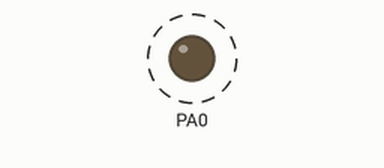
This program was run on a simulated ATmega32, built with avr-gcc and emulated at 8 MHz. On the bench: output pins drawn as LEDs (lit = HIGH). Dashed ring = blinking.

Above: at 0.5 s.
Timing chart, 0 to 4.6 s (numbered marks = the images above):
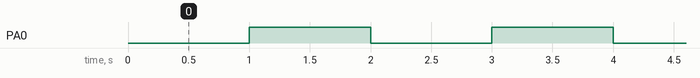

Measured:
- by itself, PA0: alternates HIGH for 1.0 s and LOW for 1.0 s

The program:

main.c
```c
#include "../LIB/STD_TYPES.h"
#include "../LIB/BIT_MATH.h"
#include <avr/io.h>
#include <avr/interrupt.h>
#include "util/delay.h"
#include "../MCAL/DIO_Interface.h"
#include "../MCAL/GIE_Interface.h"
#include "../MCAL/Timer0_Interface.h"

void tog(void);

int main(void) {
    DIO_voidSetPinDirection(DIO_PORTA, DIO_PIN0, DIO_OUTPUT);
    TIMER2_voidTimer2OVFInit(1);
    TIMER2_voidTimer2OVFSetCallBack(tog);
    GIE_voidEnable();
    while (1);
    return 0;
}

void tog(void) {
	DIO_voidTogglePinValue(DIO_PORTA, DIO_PIN0);
}
```

BIT_MATH.h
```c
/* File Guard */
#ifndef BIT_MATH_H
#define BIT_MATH_H

#define SET_BIT(VAR,BITNO)            VAR = VAR | (1<<BITNO)
#define CLR_BIT(VAR,BITNO)            VAR = VAR & (~(1<<BITNO))
#define GET_BIT(VAR,BITNO)            ((VAR>>BITNO)&1)
#define TOG_BIT(VAR,BITNO)            VAR = VAR ^ (1<<BITNO)


#endif
```

STD_TYPES.h
```c
/* File Guard */
#ifndef STD_TYPES_H
#define STD_TYPES_H

typedef signed char            s8;
typedef unsigned char          u8;

typedef signed short int       s16;
typedef unsigned short int     u16;

typedef signed long int        s32;
typedef unsigned long int      u32;

typedef signed long long int   s64;
typedef unsigned long long int u64;

typedef float                  f32;
typedef double                 f64;
typedef long double            f128;

#endif
```

DIO_Interface.h
```c
#ifndef DIO_INTERFACE_H
#define DIO_INTERFACE_H

/*Macros for Direction*/
#define  DIO_OUTPUT   		1
#define  DIO_INPUT    		0

/*Macros for Values*/
#define 	 DIO_HIGH      	1
#define 	 DIO_LOW       	0

/*Macros for Port number*/
#define 	 DIO_PORTA	  	0
#define 	 DIO_PORTB	  	1
#define 	 DIO_PORTC	  	2
#define 	 DIO_PORTD	  	3

/*Macros for Port number*/
#define 	 DIO_PIN0	  0
#define 	 DIO_PIN1	  1
#define 	 DIO_PIN2	  2
#define 	 DIO_PIN3	  3
#define 	 DIO_PIN4	  4
#define 	 DIO_PIN5	  5
#define 	 DIO_PIN6	  6
#define 	 DIO_PIN7	  7


void DIO_voidSetPinDirection(u8 copy_u8port, u8 copy_u8pin, u8 copy_u8Direction);

void DIO_voidSetPinValue(u8 copy_u8port, u8 copy_u8pin, u8 copy_u8Value);

u8 DIO_u8GetPinValue(u8 copy_u8port, u8 copy_u8pin);

void DIO_voidSetPortDirection(u8 copy_u8port, u8 copy_u8Direction);

void DIO_voidSetPortValue(u8 copy_u8port, u8 copy_u8Value);

void DIO_voidTogglePinValue(u8 copy_u8port,u8 copy_u8Pin);


#endif
```

DIO_Program.c
```c
#include"../LIB/BIT_MATH.h"
#include"../LIB/STD_TYPES.h"
#include<avr/io.h>
#include"DIO_Interface.h"


void DIO_voidSetPinDirection(u8 copy_u8port, u8 copy_u8pin, u8 copy_u8Direction)
{
	if(copy_u8Direction == 1)
	{
		switch(copy_u8port)
		{
			case 0 : SET_BIT(DDRA,copy_u8pin); break;
			case 1 : SET_BIT(DDRB,copy_u8pin); break;
			case 2 : SET_BIT(DDRC,copy_u8pin); break;
			case 3 : SET_BIT(DDRD,copy_u8pin); break;
		}

	}
	else if(copy_u8Direction == 0)
	{
		switch(copy_u8port)
		{
			case 0 : CLR_BIT(DDRA,copy_u8pin); break;
			case 1 : CLR_BIT(DDRB,copy_u8pin); break;
			case 2 : CLR_BIT(DDRC,copy_u8pin); break;
			case 3 : CLR_BIT(DDRD,copy_u8pin); break;
		}
	}
}

void DIO_voidSetPinValue(u8 copy_u8port, u8 copy_u8pin, u8 copy_u8Value)
{
	if(copy_u8Value == 1)
	{
		switch(copy_u8port)
		{
			case 0 : SET_BIT(PORTA,copy_u8pin); break;
			case 1 : SET_BIT(PORTB,copy_u8pin); break;
			case 2 : SET_BIT(PORTC,copy_u8pin); break;
			case 3 : SET_BIT(PORTD,copy_u8pin); break;
		}

	}
	else if(copy_u8Value == 0)
	{
		switch(copy_u8port)
		{
			case 0 : CLR_BIT(PORTA,copy_u8pin); break;
			case 1 : CLR_BIT(PORTB,copy_u8pin); break;
			case 2 : CLR_BIT(PORTC,copy_u8pin); break;
			case 3 : CLR_BIT(PORTD,copy_u8pin); break;
		}
	}


}

u8 DIO_u8GetPinValue(u8 copy_u8port, u8 copy_u8pin)
{
	switch(copy_u8port)
	{
		case 0 : return GET_BIT(PINA,copy_u8pin); break;
		case 1 : return GET_BIT(PINB,copy_u8pin); break;
		case 2 : return GET_BIT(PINC,copy_u8pin); break;
		case 3 : return GET_BIT(PIND,copy_u8pin); break;
	}

}

void DIO_voidSetPortDirection(u8 copy_u8port, u8 copy_u8Direction)
{
	switch(copy_u8port)
	{
		case 0 : DDRA = copy_u8Direction; break;
		case 1 : DDRB = copy_u8Direction; break;
		case 2 : DDRC = copy_u8Direction; break;
		case 3 : DDRD = copy_u8Direction; break;
	}

}

void DIO_voidSetPortValue(u8 copy_u8port, u8 copy_u8Value)
{
	switch(copy_u8port)
	{
		case 0 : PORTA = copy_u8Value; break;
		case 1 : PORTB = copy_u8Value; break;
		case 2 : PORTC = copy_u8Value; break;
		case 3 : PORTD = copy_u8Value; break;
	}
}

void DIO_voidTogglePinValue(u8 copy_u8port,u8 copy_u8Pin)
{

	switch(copy_u8port)
	{
		case 0 :  TOG_BIT(PORTA,copy_u8Pin); break;
		case 1 :  TOG_BIT(PORTB,copy_u8Pin); break;
		case 2 :  TOG_BIT(PORTC,copy_u8Pin); break;
		case 3 :  TOG_BIT(PORTD,copy_u8Pin); break;
	}
}
```

GIE_Interface.h
```c
#ifndef GIE_INTERFACE_H
#define GIE_INTERFACE_H


void GIE_voidEnable(void);

void GIE_voidDisable(void);
#endif
```

GIE_Program.c
```c
#include "../LIB/STD_TYPES.h"
#include "../LIB/BIT_MATH.h"
#include <avr/io.h>
#include "DIO_Interface.h"

void GIE_voidEnable(void)
{
	SET_BIT(SREG, DIO_PIN7);
}

void GIE_voidDisable(void)
{
	CLR_BIT(SREG, DIO_PIN7);
}
```

Timer0_Interface.h
```c
#ifndef		TIMER0_H_
#define 	TIMER0_H_


void TIMER0_voidTimer0OVFInit(f32 COPY_f32TimeInSec);
void TIMER0_voidTimer0CTCInit(f32 COPY_f32TimeInSec);

void TIMER0_voidTimer0OVFSetCallBack (void (*Copy_PFvoidTimer0OVF) (void));
void TIMER0_voidTimer0CTCSetCallBack (void (*Copy_PFvoidTimer0CTC) (void));

void TIMER2_voidTimer2OVFInit(f32 COPY_f32TimeInSec);
void TIMER2_voidTimer2CTCInit(f32 COPY_f32TimeInSec);

void TIMER2_voidTimer2OVFSetCallBack (void (*Copy_PFvoidTimer2OVF) (void));
void TIMER2_voidTimer2CTCSetCallBack (void (*Copy_PFvoidTimer2CTC) (void));

#endif
```

Timer0_Program.c
```c
#include"../LIB/BIT_MATH.h"
#include"../LIB/STD_TYPES.h"
#include <avr/io.h>
#include <avr/interrupt.h>
#include <math.h>
#include "DIO_Interface.h"
#include "Timer0_Interface.h"

static void (*TIMER_PFTimer0OVF) (void) ;
static void (*TIMER_PFTimer0CTC) (void) ;
static void (*TIMER_PFTimer2OVF) (void) ;
static void (*TIMER_PFTimer2CTC) (void) ;
u16 COPY_u16LapsT0;
u8 COPY_u8IntialTicksT0;
u16 COPY_u16LapsT2;
u8 COPY_u8IntialTicksT2;

void TIMER0_voidTimer0OVFInit(f32 COPY_f32TimeInSec)
{
	/* Choose Normal mode */
	CLR_BIT(TCCR0 , WGM00);
	CLR_BIT(TCCR0 , WGM01);

	/* Enable Timer/Counter0 Overflow */
	SET_BIT(TIMSK , TOIE0);

	/* Determine no. of LAPS */
	f32 COPY_u16LapsT0WithDec = COPY_f32TimeInSec * 1000000 / 256;
	COPY_u16LapsT0 = ceil(COPY_u16LapsT0WithDec);

	/* Initial Preload value with Desired Time */
	u16 COPY_u16INTPART = (int)COPY_u16LapsT0WithDec;

	COPY_u8IntialTicksT0 = (256 - (u8)(COPY_u16LapsT0WithDec - COPY_u16INTPART) * 256);
	TCNT0 = COPY_u8IntialTicksT0;

	/* Select clock " CLK \ 8" ==> Prescaler */
	CLR_BIT(TCCR0 , CS00);
	SET_BIT(TCCR0 , CS01);
	CLR_BIT(TCCR0 , CS02);

}

void TIMER0_voidTimer0CTCInit(f32 COPY_f32TimeInSec)
{
	/* Choose CTC mode */
	CLR_BIT(TCCR0 , WGM00);
	SET_BIT(TCCR0 , WGM01);

	/* Enable Timer/Counter0 CTC AND OVF */
	SET_BIT(TIMSK , OCIE0);

	/* Determine no. of LAPS */
	COPY_u16LapsT0 = COPY_f32TimeInSec * 10000;

	/* Initial Preload value with Desired Time */
	OCR0 = 99;

	/*Select clock " CLK \ 8" ==> Prescaler */
	CLR_BIT(TCCR0 , CS00);
	SET_BIT(TCCR0 , CS01);
	CLR_BIT(TCCR0 , CS02);

}

void TIMER0_voidTimer0OVFSetCallBack (void (*Copy_PFvoidTimer0OVF)(void))
{
	TIMER_PFTimer0OVF = Copy_PFvoidTimer0OVF ;
}

void TIMER0_voidTimer0CTCSetCallBack (void (*Copy_PFvoidTimer0CTC) (void))
{
	TIMER_PFTimer0CTC = Copy_PFvoidTimer0CTC ;
}

ISR (TIMER0_OVF_vect)
{
	static u16 Local_u8OVFCounter = 0 ;
	Local_u8OVFCounter ++ ;
	if (Local_u8OVFCounter == COPY_u16LapsT0)
	{
		/* Clear Local_u8OVFCounter */
		Local_u8OVFCounter = 0 ;
		/* Initial Preload value */
		TCNT0 = COPY_u8IntialTicksT0 ;
		/*Action*/
		TIMER_PFTimer0OVF() ;
	}
}

ISR(TIMER0_COMP_vect)
{
	static u16 Local_u8OVCTCCounter = 0 ;
	Local_u8OVCTCCounter ++ ;
	if (Local_u8OVCTCCounter == COPY_u16LapsT0)
	{
		/*Action*/
		TIMER_PFTimer0CTC() ;

		/* Clear Local_u8OVFCounter */
		Local_u8OVCTCCounter = 0 ;
	}
}

/*******************************************************/
void TIMER2_voidTimer2OVFInit(f32 COPY_f32TimeInSec)
{
	/* Choose Normal mode */
	CLR_BIT(TCCR2 , WGM20);
	CLR_BIT(TCCR2 , WGM21);

	/* Enable Timer/Counter2 Overflow */
	SET_BIT(TIMSK , TOIE2);

	/* Determine no. of LAPS */
	f32 COPY_u16LapsT2WithDec = COPY_f32TimeInSec * 1000000 / 256;
	COPY_u16LapsT2 = ceil(COPY_u16LapsT2WithDec);

	/* Initial Preload value with Desired Time */
	u16 COPY_u16INTPART = (int)COPY_u16LapsT2WithDec;

	COPY_u8IntialTicksT2 = (256 - (u8)(COPY_u16LapsT2WithDec - COPY_u16INTPART) * 256);
	TCNT2 = COPY_u8IntialTicksT2;

	/* Select clock " CLK \ 8" ==> Prescaler */
	CLR_BIT(TCCR2 , CS20);
	SET_BIT(TCCR2 , CS21);
	CLR_BIT(TCCR2 , CS22);

}

void TIMER2_voidTimer2CTCInit(f32 COPY_f32TimeInSec)
{
	/* Choose CTC mode */
	CLR_BIT(TCCR2 , WGM20);
	SET_BIT(TCCR2 , WGM21);

	/* Enable Timer/Counter2 CTC AND OVF */
	SET_BIT(TIMSK , OCIE2);

	/* Determine no. of LAPS */
	COPY_u16LapsT2 = COPY_f32TimeInSec * 10000;

	/* Initial Preload value with Desired Time */
	OCR2 = 99;

	/*Select clock " CLK \ 8" ==> Prescaler */
	CLR_BIT(TCCR2 , CS20);
	SET_BIT(TCCR2 , CS21);
	CLR_BIT(TCCR2 , CS22);

}

void TIMER2_voidTimer2OVFSetCallBack (void (*Copy_PFvoidTimer2OVF)(void))
{
	TIMER_PFTimer2OVF = Copy_PFvoidTimer2OVF ;
}

void TIMER2_voidTimer2CTCSetCallBack (void (*Copy_PFvoidTimer2CTC) (void))
{
	TIMER_PFTimer2CTC = Copy_PFvoidTimer2CTC ;
}

ISR (TIMER2_OVF_vect)
{
	static u16 Local_u8OVFCounter = 0 ;
	Local_u8OVFCounter ++ ;
	if (Local_u8OVFCounter == COPY_u16LapsT2)
	{
		/* Clear Local_u8OVFCounter */
		Local_u8OVFCounter = 0 ;
		/* Initial Preload value */
		TCNT2 = COPY_u8IntialTicksT2 ;
		/*Action*/
		TIMER_PFTimer2OVF() ;
	}
}

ISR(TIMER2_COMP_vect)
{
	static u16 Local_u8OVCTCCounter = 0 ;
	Local_u8OVCTCCounter ++ ;
	if (Local_u8OVCTCCounter == COPY_u16LapsT2)
	{
		/*Action*/
		TIMER_PFTimer2CTC() ;

		/* Clear Local_u8OVFCounter */
		Local_u8OVCTCCounter = 0 ;
	}
}

/*******************************************************/
```
